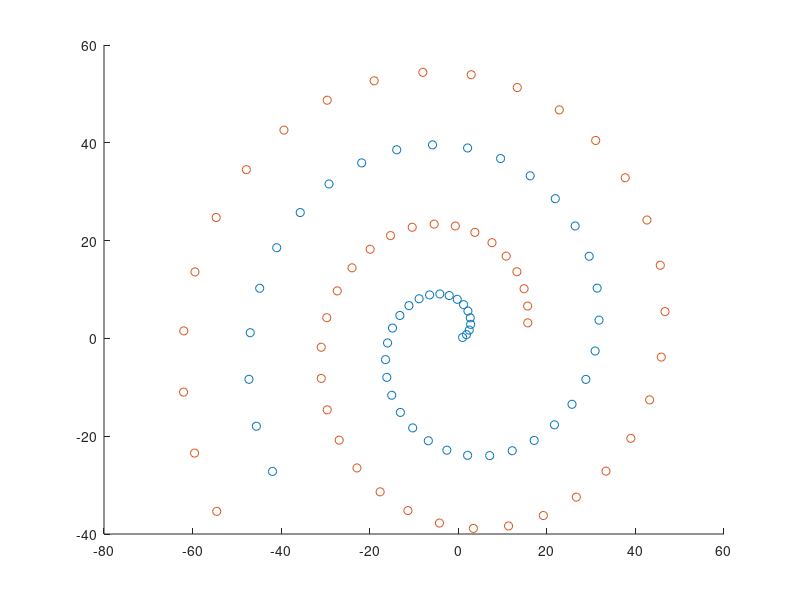

The MATLAB source for this figure: (Note: this script raises an error after producing the figure.)
clear 

close all

load spiral


Xplus=X(1:50,:)
Xminus=X(51:100,:)

scatter(Xplus(:,1),Xplus(:,2));
hold on;
scatter(Xminus(:,1),Xminus(:,2));



abcdefghijklmnopqrstuvwxyz = svmtrain(X,Y,'kernel_function','polynomial','polyorder',10,'ShowPlot',true);

zyxwvutsrqponmlkjihgfedcba = svmclassify(abcdefghijklmnopqrstuvwxyz,X);



